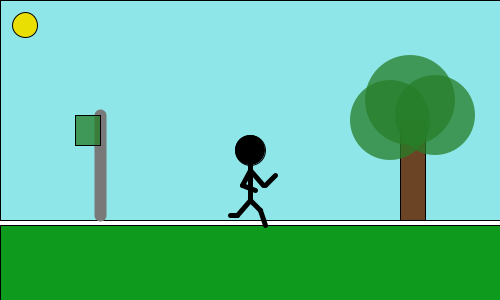
Frame 1 (no input)
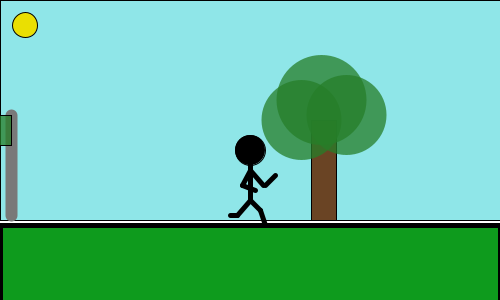
Frame 60 (the mouse pressed at the canvas centre just before this capture)
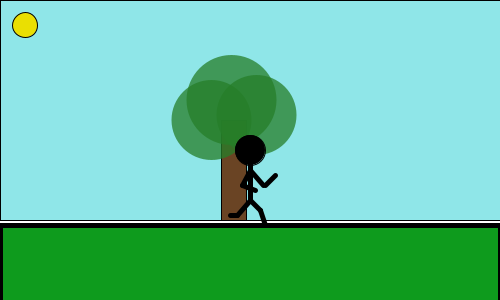
Frame 120 (the mouse held since frame 60 and released just before this capture)

The Processing sketch that drew these frames (run headless with seeded random() and noise(); from frame 60 on, the mouse is pressed at the canvas centre):

// Processing sketch: processing_73192
// ── processing_73192.pde

///////////////////////////////////////////////////////////////////////////////////////////
//Daniel Kellett
//CSE 174H
//Program6
//Oct 3, 2012
//Animation of a guy running (technically skating, didn't quite 
//get around to animating the guy.)
//USE ARROW KEYS TO CHANGE GRADE OF PATH (UP/DOWN)
//AND WIND (LEFT/RIGHT)
//***NOTE*** Wind and Grade do not affect final overall speed.
// I did not have the time to figure out what the calculations 
//needed to be. Hopefully will be able to go back and do that later.
///////////////////////////////////////////////////////////////////////////////////////
//Default speed
final float USAIN_SPEED = 1.5;
//variables that will influence speed (TODO: Write equations)
float wind = 25;
float grade = 75;
//variables for drawing the landscape
float treeX = 400;
float flagX = 100;

boolean checkTime = false;



void setup() {
  size(500, 300);
}

void draw() {
  background(255);
  changeGrade();
  changeWind();
  drawLandscape();
  updateLandscape();
  drawUsainNut();
}

void drawUsainNut() {
  fill(0);

  //head
  ellipse(250, 150, 30, 30);

  strokeWeight(5);

  //left arm
  line(250, 170, 263, 185);
  line(265, 185, 275, 175);

  //body
  line(250, 150, 250, 200);

  //right arm
  line(250, 170, 242, 185);
  line(242, 185, 255, 190);

  //left leg
  line(250, 200, 237, 215);
  line(237, 215, 230, 215);

  //right leg
  line(250, 200, 260, 210);
  line(260, 210, 265, 225);
}

//Method for drawing the background
void drawLandscape() {

  int treeWidth = 25;
  int treeHeight = 100;

  //grass
  fill(14, 155, 29);
  quad(0, 225, 0, 305, width, 305, width, height-grade);


  //Is it day or night?
  strokeWeight(1);
  timeCheck();
  if (checkTime == false) {
    fill(143, 230, 232);
    quad(0, 0, 0, 220, 500, height-grade-5, 500, 0);
    fill(234, 223, 2);
    ellipse(25, 25, 25, 25);
  } 
  else {
    fill(6, 9, 62);
    quad(0, 0, 0, 220, 500, height-grade-5, 500, 0);
    fill(255);
    ellipse(25, 25, 25, 25);
  }

  strokeWeight(1);
  //Tree
  fill(106, 68, 36);
  rect(treeX, 120, treeWidth, treeHeight);
  fill(38, 126, 40, 191);
  noStroke();
  ellipse(treeX-10, 120, 80, 80);
  ellipse(treeX+10, 100, 90, 90);
  ellipse(treeX+35, 115, 80, 80);

  //Flag (use this to check strength and direction of wind)
  stroke(121);
  strokeWeight(12);
  line(flagX, 115, flagX, 215);
  strokeWeight(1);
  stroke(0);
  quad(flagX, 115, flagX, 145, 
  flagX-wind, 145, flagX-wind, 115); 

  //Path
  line(0, height-75, width, height-grade);
}


//Updating the background to make it appear as though
//Usain is moving
void updateLandscape() {
  //preferably I would like this to be a function of grade, wind,
  //and USAIN_SPEED but I am not sure how to make it work so that
  //Usain is always moving forward.
  treeX = treeX-(USAIN_SPEED);
  if (treeX < -75) 
    treeX = 650;
  flagX = flagX-(USAIN_SPEED);
  if (flagX < -25) 
    flagX = 650;
}

//Controls for changing wind.
//TODO: This will also affect total speed
float changeWind() {  
  if (keyPressed) {
    if (keyCode == LEFT) {
      wind = wind+1;
    } 
    else 
      if (keyCode == RIGHT) {
      wind = wind-1;
    }
  }
  return wind;
}

//Controls for changing the grade of the path being run
//TODO: This will also affect the total speed
float changeGrade() {
  if (keyPressed) {
    if (keyCode == UP) {
      grade = grade+0.1;
    } 
    else 
      if (keyCode == DOWN) {
      grade = grade-0.1;
    }
  }
  return grade;
}

boolean timeCheck() {
  if (treeX == 500)
    checkTime = !checkTime;
  return checkTime;
}
